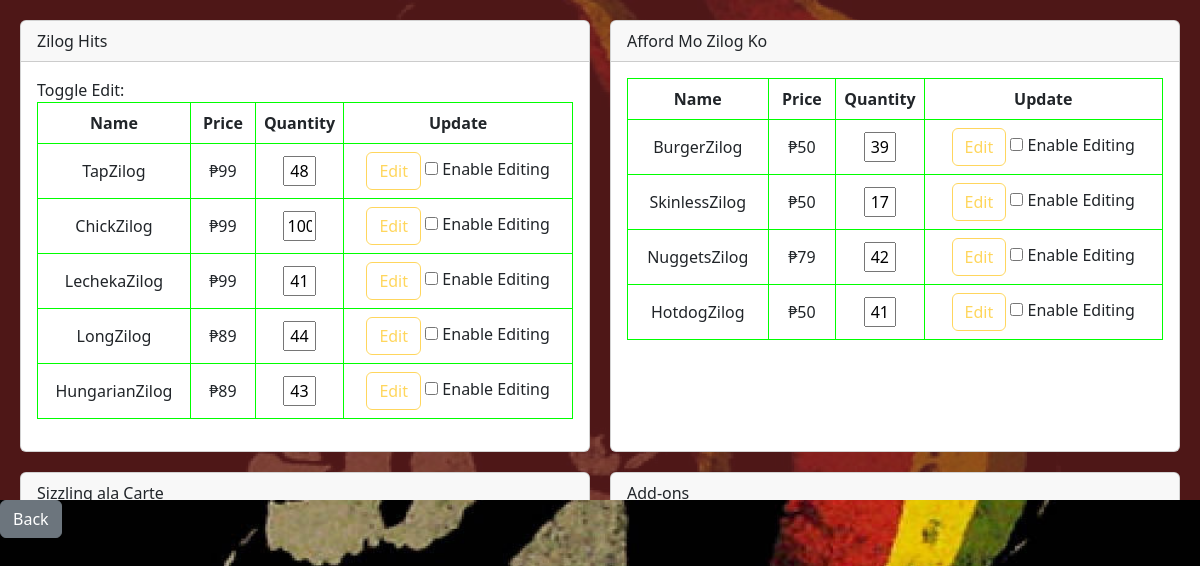
The page /admin/inventory (signed in) on the database as committed earlier.
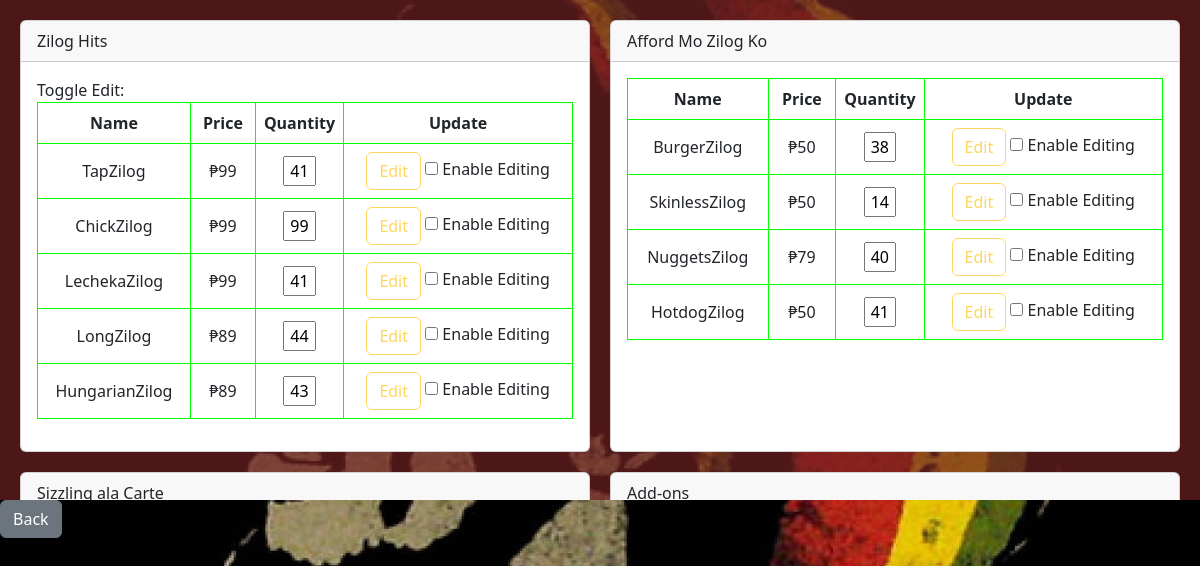
The same page on the database as committed later.
### tables this page shows
CREATE TABLE menu ( id INTEGER PRIMARY KEY AUTOINCREMENT, name TEXT NOT NULL, price INTEGER, type TEXT, quantity INTEGER);

### routes/admin.py (the view)
@admin_bp.route('/admin/inventory', methods=['POST', 'GET'])
def inventory():
    if 'email' in session:
        menu = pnt.EachData()
        return render_template('admin-inventory.html', menu=menu)
    return redirect(url_for('admin.adminPage'))

### thisclass/Myclass.py (called while the page is built)
    def create_object(self, i):
        id, name, price, type, qty = i
        return Item(id, name, price, type, qty)

    def fetch_from_db(self):
        connection = sqlite3.connect(self.db)
        cursor = connection.cursor()
        cursor.execute('SELECT * FROM menu')
        rows = cursor.fetchall()
        for i in rows:
            obj = self.create_object(i)
            self.items.append(obj)
        connection.close()

    @property
    def items(self):
        return self._items

    def get_item_per_type(self):
        hits = []
        afford = []
        carte = []
        add_on = []
        my_dict = {
            'hits': hits,
            'afford': afford,
            'carte': carte,
            'add_on': add_on
        }
        for i in self.items:
            if 'Zilog Hits' == i.type:
                hits.append(i)
            elif 'Afford Mo Zilog Ko' == i.type:
                afford.append(i)
            elif 'Sizzling Ala Carte' == i.type:
                carte.append(i)
            elif 'add-on' == i.type:
                add_on.append(i)
        return my_dict

    @property
    def id(self):
        return self._id

    @property
    def name(self):
        return self._name

    @property
    def price(self):
        return self._price

    @property
    def type(self):
        return self._type

    @property
    def qty(self):
        return self._qty

### templates/admin-inventory.html (shortened to what this page needs)
{% extends "layout.html" %}
{% block styles %}
    <link rel="stylesheet" href="{{ url_for('static', filename='css/admin-inventory.css') }}">
{% endblock %}
{% block body %}
<div class="grid-container">
    <div class="card digital-card">
        <div class="card-header">
            Zilog Hits
        </div>
        <div class="card-body">
            <label for="toggle">Toggle Edit:</label>
            <table class="table digital-table" id="table1">
                <thead>
                    <tr>
                        <th>Name</th>
                        <th>Price</th>
                        <th>Quantity</th>
                        <th>Update</th>
                    </tr>
                </thead>
                <tbody>
                    {% for i in menu.get_item_per_type()['hits'] %}
                    <tr>
                        <td>{{ i.name }}</td>
                        <td>₱{{ i.price }}</td>
                        <form action="/admin/setQuantity/{{ i.id }}" method="post">
                            <td style="width: 15%; text-align: center;">
                                <input type="text" value="{{ i.qty }}" id="qty{{ i.id }}" readonly name="qty{{ i.id }}" style="width: 45%; text-align: center;">
                            </td>
                            <td>
                                <button type="submit" id="submit_btn{{ i.id }}" class="btn btn-outline-warning" disabled>Edit</button>
                                <label>
                                    <input type="checkbox" id="checkbox{{ i.id }}" onclick="toggle('qty{{ i.id }}', 'submit_btn{{ i.id }}', 'hidden_input{{ i.id }}')"> Enable Editing
                                </label>
                            </td>
                        </form>
                    </tr>
                    {% endfor %}
                </tbody>
            </table>
        </div>
    </div>
    <div class="card digital-card">
        <div class="card-header">
            Afford Mo Zilog Ko
        </div>
        <div class="card-body">
            <table class="table digital-table">
                <thead>
                    <tr>
                        <th>Name</th>
                        <th>Price</th>
                        <th>Quantity</th>
                        <th>Update</th>
                    </tr>
                </thead>
                <tbody>
                    {% for i in menu.get_item_per_type()['afford']%}
                    <tr>
                        <td>{{ i.name }}</td>
                        <td>₱{{ i.price }}</td>
                        <form action="/admin/setQuantity/{{ i.id }}" method="post">
                            <td style="width: 15%; text-align: center;">
                                <input type="text" value="{{ i.qty }}" id="qty{{ i.id }}" readonly name="qty{{ i.id }}" style="width: 45%; text-align: center;">
                            </td>
                            <td>
                                <button class="btn btn-outline-warning" type="submit" id="submit_btn{{ i.id }}" disabled>Edit</button>
                                <label>
                                    <input type="checkbox" id="checkbox{{ i.id }}" onclick="toggle('qty{{ i.id }}', 'submit_btn{{ i.id }}', 'hidden_input{{ i.id }}')"> Enable Editing
                                </label>
                            </td>
                        </form>
                    </tr>
                    {% endfor %}
                </tbody>
            </table>
        </div>
    </div>
    <div class="card digital-card">
        <div class="card-header">
            Sizzling ala Carte
        </div>
    </div>
    <div class="card digital-card">
        <div class="card-header">
            Add-ons
        </div>
    </div>
</div>
<a href="{{ url_for('admin.dashboard') }}"><button class="btn btn-secondary">Back</button></a>
{% endblock %}

### templates/layout.html (shortened to what this page needs)
<!DOCTYPE html>
<html lang="en" class="bg-image" style="
  height: 100%;
">
<head>
    <link href="https://cdn.jsdelivr.net/npm/bootstrap@5.3.0/dist/css/bootstrap.min.css" rel="stylesheet">
    <link rel="stylesheet" href="{{ url_for('static', filename='css/layout.css') }}">
    {% block styles %}{% endblock %}
</head>
<body class="bg-image">
  {% block body %} {% endblock %}
</body>
</html>

### static/css/layout.css (style rules this page uses)
body { background-image: url('../img/reggae.jpg'); background-position: center; background-repeat: no-repeat; background-size: cover; height: 100%; }

### static/css/admin-inventory.css (style rules this page uses)
.grid-container { display: grid; grid-template-columns: repeat(2, 1fr); gap: 20px; overflow-y: auto; max-height: 500px; background-color: rgba(112, 33, 33, 0.7); padding: 20px; }
.digital-table { width: 100%; border-collapse: collapse; background: rgba(0, 0, 0, 0.5); color: #00ff00; }
.digital-table th, .digital-table td { padding: 8px; text-align: center; vertical-align: middle; border: 1px solid #00ff00; }

Rows that differ between the two databases and show on the page:
changed menu "TapZilog": qty "48" → "41"
changed menu "ChickZilog": qty "100" → "99"
changed menu "BurgerZilog": qty "39" → "38"
changed menu "SkinlessZilog": qty "17" → "14"
changed menu "NuggetsZilog": qty "42" → "40"
